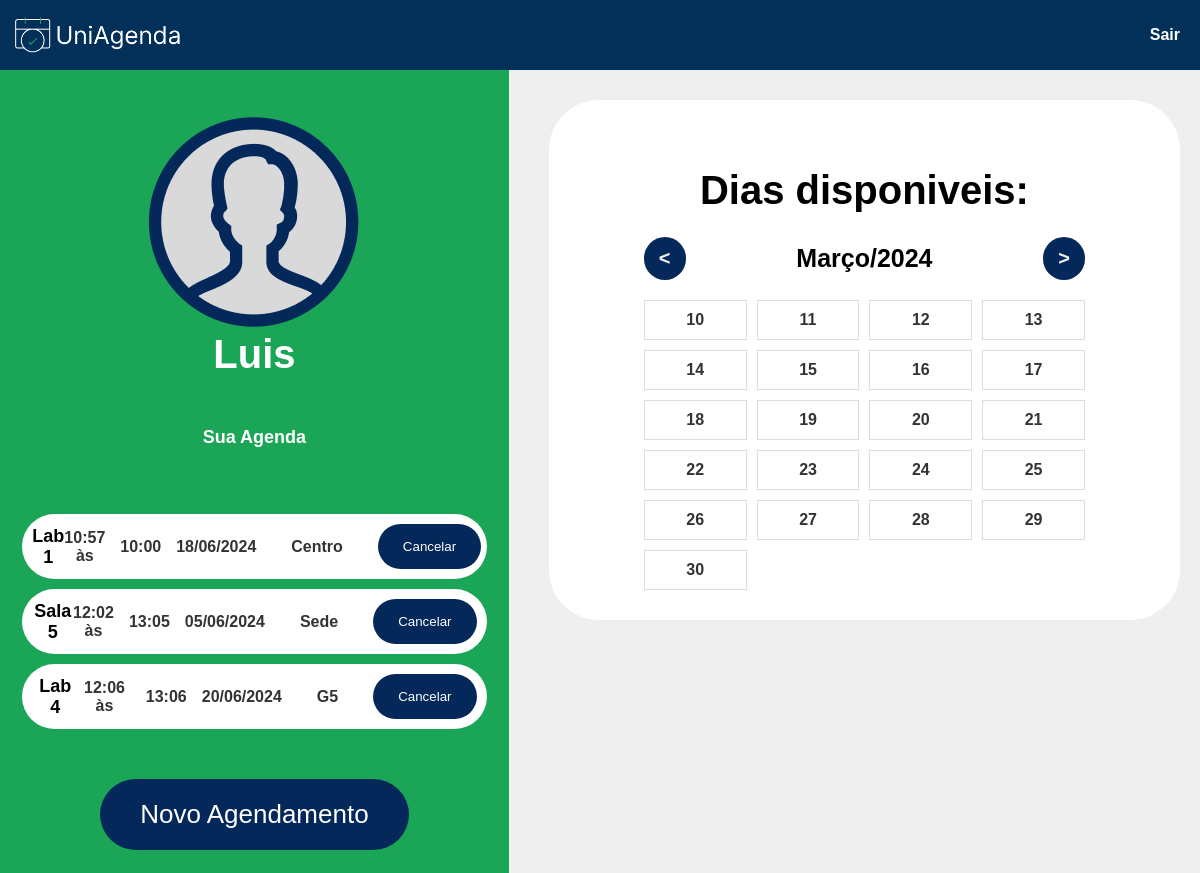
The app's page / (signed in) with its own data.
### UniAgendaPasta/models.py (models this page shows, shortened)
class User(db.Model):
    id = db.Column(db.Integer, primary_key=True)
    nome = db.Column(db.String(100), nullable=False)
    email = db.Column(db.String(100), nullable=False, unique=True)
    senha = db.Column(db.String(100), nullable=False)
    agendamentos = db.relationship('Agendamento', backref='autor', lazy=True)

class Agendamento(db.Model):
    id = db.Column(db.Integer, primary_key=True)
    data = db.Column(db.Date, nullable=False)
    hora_inicio = db.Column(db.DateTime, nullable=False)
    hora_fim = db.Column(db.DateTime, nullable=False)
    predio = db.Column(db.String(100), nullable=False)
    laboratorio = db.Column(db.String(100), nullable=False)
    id_usuario = db.Column(db.Integer, db.ForeignKey('user.id'), nullable=False)

### UniAgendaPasta/routes.py (the view)
@app.route('/')
def homePage():
    if 'email' in session:
        try:
            email_usuario = session['email']
            user = User.query.filter_by(email=email_usuario).first()
            if user:
                agendamentos = buscar_agendamentos_usuario(user.id)
            else:
                agendamentos = []
            return render_template('home2.html', session=user.nome, labs=labslista, predios=predioslista, agendamentos=agendamentos)
        except Exception as e:
            print(e)
            return render_template('home2.html', session=session['nome'], labs=labslista, predios=predioslista, agendamentos=[])
    else:
        return redirect('/login')

### UniAgendaPasta/routes.py (called while the page is built)
def buscar_agendamentos_usuario(usuario_id):
    try:
        agendamentos = Agendamento.query.filter_by(id_usuario=usuario_id).all()
        return agendamentos
    except Exception as e:
        print(e)
        return []

### UniAgendaPasta/templates/home2.html (shortened to what this page needs)
<!DOCTYPE html>
<html lang="pt-BR">
<head>
  <link rel="stylesheet" href="/static/css/home2.css">
</head>
<body>
  <header>
    <img style="height: 50px; padding-left: 10px;" src="/static/Group1.png" alt="logo">
    <a class="logout-btn" style="text-decoration: none;" href="/logout">Sair</a>
  </header>
  <main class="main-content" style="display: flex; justify-content: flex-start;">
    <section class="user-info">
      <div class="user-box">
        <img src="/static/userfotopadrao.png" alt="fotousuario">
        <h2 class="username">{{ session.capitalize() }}</h2>
        <h4 class="agenda">Sua Agenda</h4>
      </div>
      <div class="container1">
        {% if agendamentos %}
          <div class="agendamentos">
            {% for agendamento in agendamentos %}
              <div class="agendamento">
                <h3>{{ agendamento.laboratorio }}</h3>
                <div class="details">
                  <span class="hora">{{ agendamento.hora_inicio.strftime('%H:%M às') }}</span>
                  <span class="hora">{{ agendamento.hora_fim.strftime('%H:%M') }}</span>
                  <span class="date">{{ agendamento.data.strftime('%d/%m/%Y') }}</span>
                  <span class="room">{{ agendamento.predio }}</span>
                  <form id="form-{{ agendamento.id }}" method="post" action="{{ url_for('excluir_agendamento', agendamento_id=agendamento.id) }}">
                    <button type="button" class="cancel-btn" onclick="confirmarExclusao({{ agendamento.id }})">Cancelar</button>
                  </form>
                </div>
              </div>
            {% endfor %}
          </div>
        {% else %}
          <p>Agenda vazia</p>
        {% endif %}
        <button class="new-appointment-btn">Novo Agendamento</button>
      </div>
    </section>
    <section class="calendar">
      <div class="container">
        <h2 style="padding: 1%; font: 40px arial;font-weight: bold;color: black;">Dias disponiveis:</h2>
        <div class="calendar-nav">
          <button class="prev-month">&#60;</button>
          <span onclick="enviar()" class="current-month">Março/2024</span>
          <button class="next-month">&#62;</button>
        </div>
        <div class="calendar-grid"></div>
      </div>
    </section>
  </main>
</body>
</html>

### UniAgendaPasta/static/css/home2.css (style rules this page uses)
body { font-family: sans-serif; margin: 0; display: flex; flex-direction: column; height: 100vh; background-color: #efeff0; color: black; font-weight: bold; transition: 1s; }
header { background-color: #023059; color: #fff; display: flex; justify-content: space-between; width: 100%; position: absolute; top: 0; align-items: center; padding-top:10px; padding-bottom: 10px; }
main { flex: 1; margin-top: 30px; }
.container1 { background-color: #1BA657; max-width: 1000px; margin: 0 auto; text-align: center; border-radius: 2%; margin-top: 20px; padding: .5%; transition: 1s; }
.container { background-color: #fff; max-width: 1000px; margin: 0 auto; text-align: center; border-radius: 50px; margin-top: 50px; padding: 30px 95px; transition: 1s; }
.logout-btn { color: #fff; padding: 10px 20px; border: none; cursor: pointer; padding-right: 20px; }
.calendar { background-color: #efeff0; padding: 20px; flex: 2; }
h2 { font-size: 20px; margin-bottom: 20px; }
span { color: #333; }
.calendar-nav { display: flex; justify-content: space-between; align-items: center; margin-bottom: 20px; }
.prev-month, .next-month { font-weight: 900; font-size: 20px; color: #F2F2F2; background-color: #032859; border-radius: 50px; padding: 10px 15px; border: none; cursor: pointer; }
.current-month { color: black; font-size: 25px; }
.calendar-grid { display: grid; grid-template-columns: repeat(auto-fit, minmax(100px, 1fr)); gap: 10px; }
.user-info { background-color: #1BA657; padding: 20px; flex: 1; margin-right: 20px; }
.username { font-size: 40px; margin: -50px 20px 50px 20px; color: #fff; }
.agenda { font-size: 18px; color: #fff; }
.user-box { padding: 20px; text-align: center; }
.agendamentos { display: flex; flex-direction: column; margin-bottom: 20px; background-color: #1BA657; border: none; }
.agendamento { display: flex; align-items: center; padding: 10px; justify-content: space-between; background-color: #fff; margin-bottom: 10px; border-radius: 50px; }
.agendamento h3 { font-size: 18px; margin: 0; }
.details { display: flex; align-items: center; gap: 15px; }
.room { margin-right: 20px; }
.date { margin-right: 20px; }
.cancel-btn { background-color: #032859; color: #fff; padding: 15px 25px; border: none; border-radius: 50px; cursor: pointer; }
.new-appointment-btn { background-color: #032859; color: #fff; padding: 20px 40px; border: none; cursor: pointer; margin-top: 20px; font-size: 26px; border-radius: 50px; }

### records on screen
User: capitalize "Luis"
Agendamento: laboratorio "Lab 1", hora_inicio "10:57 às", hora_fim "10:00", data "18/06/2024", predio "Centro"
Agendamento: laboratorio "Sala 5", hora_inicio "12:02 às", hora_fim "13:05", data "05/06/2024", predio "Sede"
Agendamento: laboratorio "Lab 4", hora_inicio "12:06 às", hora_fim "13:06", data "20/06/2024", predio "G5"
